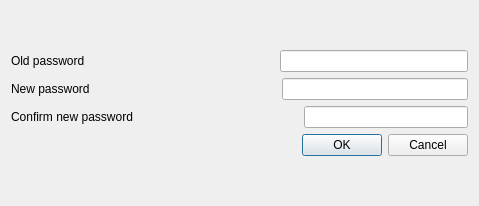
<?xml version="1.0" encoding="UTF-8"?>
<ui version="4.0">
 <class>ChangePasswordDialog</class>
 <widget class="QDialog" name="ChangePasswordDialog">
  <property name="windowModality">
   <enum>Qt::WindowModal</enum>
  </property>
  <property name="geometry">
   <rect>
    <x>0</x>
    <y>0</y>
    <width>479</width>
    <height>206</height>
   </rect>
  </property>
  <property name="sizePolicy">
   <sizepolicy hsizetype="Preferred" vsizetype="Preferred">
    <horstretch>0</horstretch>
    <verstretch>0</verstretch>
   </sizepolicy>
  </property>
  <property name="windowTitle">
   <string>Password change</string>
  </property>
  <property name="modal">
   <bool>true</bool>
  </property>
  <layout class="QVBoxLayout" name="verticalLayout_3">
   <item>
    <layout class="QVBoxLayout" name="verticalLayout_2">
     <item>
      <layout class="QVBoxLayout" name="verticalLayout">
       <item>
        <layout class="QHBoxLayout" name="horizontalLayout">
         <item>
          <widget class="QLabel" name="oldPasswordLabel">
           <property name="text">
            <string>Old password</string>
           </property>
          </widget>
         </item>
         <item>
          <spacer name="horizontalSpacer">
           <property name="orientation">
            <enum>Qt::Horizontal</enum>
           </property>
           <property name="sizeHint" stdset="0">
            <size>
             <width>40</width>
             <height>20</height>
            </size>
           </property>
          </spacer>
         </item>
         <item>
          <widget class="QLineEdit" name="oldPasswordEdit">
           <property name="echoMode">
            <enum>QLineEdit::Password</enum>
           </property>
          </widget>
         </item>
        </layout>
       </item>
       <item>
        <layout class="QHBoxLayout" name="horizontalLayout_2">
         <item>
          <widget class="QLabel" name="newPasswordLabel">
           <property name="text">
            <string>New password</string>
           </property>
          </widget>
         </item>
         <item>
          <spacer name="horizontalSpacer_2">
           <property name="orientation">
            <enum>Qt::Horizontal</enum>
           </property>
           <property name="sizeHint" stdset="0">
            <size>
             <width>40</width>
             <height>20</height>
            </size>
           </property>
          </spacer>
         </item>
         <item>
          <widget class="QLineEdit" name="newPasswordEdit">
           <property name="echoMode">
            <enum>QLineEdit::Password</enum>
           </property>
          </widget>
         </item>
        </layout>
       </item>
       <item>
        <layout class="QHBoxLayout" name="horizontalLayout_3">
         <item>
          <widget class="QLabel" name="confirmNewPasswordLabel">
           <property name="text">
            <string>Confirm new password</string>
           </property>
          </widget>
         </item>
         <item>
          <spacer name="horizontalSpacer_3">
           <property name="orientation">
            <enum>Qt::Horizontal</enum>
           </property>
           <property name="sizeHint" stdset="0">
            <size>
             <width>40</width>
             <height>20</height>
            </size>
           </property>
          </spacer>
         </item>
         <item>
          <widget class="QLineEdit" name="confirmNewPasswordEdit">
           <property name="sizePolicy">
            <sizepolicy hsizetype="Expanding" vsizetype="Fixed">
             <horstretch>0</horstretch>
             <verstretch>0</verstretch>
            </sizepolicy>
           </property>
           <property name="echoMode">
            <enum>QLineEdit::Password</enum>
           </property>
          </widget>
         </item>
        </layout>
       </item>
      </layout>
     </item>
     <item>
      <widget class="QDialogButtonBox" name="buttonBox">
       <property name="orientation">
        <enum>Qt::Horizontal</enum>
       </property>
       <property name="standardButtons">
        <set>QDialogButtonBox::Cancel|QDialogButtonBox::Ok</set>
       </property>
      </widget>
     </item>
    </layout>
   </item>
  </layout>
 </widget>
 <resources/>
 <connections>
  <connection>
   <sender>buttonBox</sender>
   <signal>accepted()</signal>
   <receiver>ChangePasswordDialog</receiver>
   <slot>accept()</slot>
   <hints>
    <hint type="sourcelabel">
     <x>248</x>
     <y>254</y>
    </hint>
    <hint type="destinationlabel">
     <x>157</x>
     <y>274</y>
    </hint>
   </hints>
  </connection>
  <connection>
   <sender>buttonBox</sender>
   <signal>rejected()</signal>
   <receiver>ChangePasswordDialog</receiver>
   <slot>reject()</slot>
   <hints>
    <hint type="sourcelabel">
     <x>316</x>
     <y>260</y>
    </hint>
    <hint type="destinationlabel">
     <x>286</x>
     <y>274</y>
    </hint>
   </hints>
  </connection>
 </connections>
</ui>
